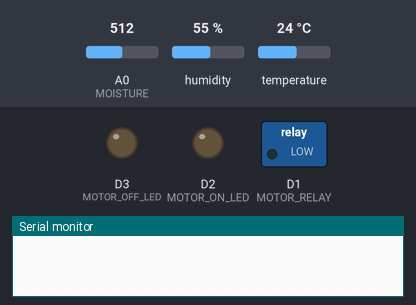
Recording of a sketch running on a simulated ESP8266 (NodeMCU). Shown: switched loads named in the sketch (green lamp = pin HIGH), output pins drawn as LEDs (lit = HIGH), the last lines printed to the serial monitor. Inputs (shaded band) come from the test bench; at power-on: A0 (MOISTURE) = 512, humidity 55 %, temperature 24 °C. WiFi joins after 1.5 s; servers stay silent unless stated.

Above: at 0.0 s.
At 27.0 s:
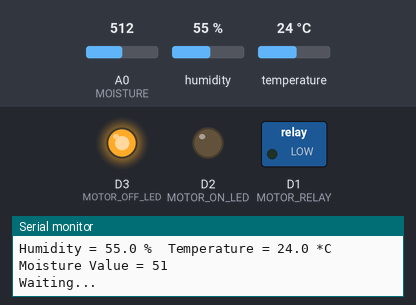
Timing chart, 0 to 28.5 s (numbered marks = the images above):
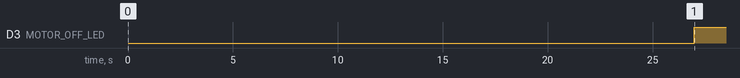

The sketch:

Moisture_with_wifi.ino
```cpp
/*
 * Created on : 06/12/2017  11:00 AM
 * Author     : MVS Sriharsha
 * Info       : Smart Irrigation using NodeMCU
 */

#include <ESP8266WiFi.h>
#include <dht.h>

#define   DHT11_PIN       D0  // Initilizing digital pin D0 on NodeMCU to DHT11
#define   MOISTURE        A0  // Initilizing analog pin A0 on NodeMCU to Moisture sensor
#define   MOTOR_RELAY     D1  // Initilizing digtal pin D1 on NodeMCU to Realy
#define   MOTOR_ON_LED    D2  // Initilizing digtal pin D2 on NodeMCU to LED_1
#define   MOTOR_OFF_LED   D3  // Initilizing digtal pin D3 on NodeMCU to LED_2

void CHECK_DHT11_HEALTH(int);
void DHT11_DISPLAY(void);
int READ_MOISTURE_VALUE(void);
void PRINT_MOISTURE_VALUE(int);
void DATA_TO_CLOUD(void);
void CONNECT_TO_WIFI(void);

float MoistureValue = 0;

const char* ssid = "your_ssid";
const char* password = "password";

String API_KEY = "your_api_key";
const char* SERVER = "api.thingspeak.com";

dht DHT;
WiFiClient client;

void setup(){

  Serial.begin(115200);   // Set Baudrate to 115200
  pinMode(MOTOR_RELAY,OUTPUT);  // Set MOTOR_RELAY pin to Output
  pinMode(MOTOR_ON_LED,OUTPUT);  // Set MOTOR_ON_LED pin to Output
  pinMode(MOTOR_OFF_LED,OUTPUT);  // Set MOTOR_OFF_LED pin to Output
  CONNECT_TO_WIFI();                   // Connecting to WiFi

  delay(3000);

}/* void SETUP ends here */

void loop(){

  int check = DHT.read11(DHT11_PIN);    // Reading DHT PIN
  int MOISTURE_VALUE = 0;

  CHECK_DHT11_HEALTH(check);    // Passing DHT "check" value to CHECK_DHT_11 funciton for checking health of the sensor
  DHT11_DISPLAY();    // Displaying DHT Values on Serial Moinitor
  MOISTURE_VALUE = READ_MOISTURE_VALUE();    // Reading and Printing the the
  PRINT_MOISTURE_VALUE(MOISTURE_VALUE);   // Printing the Moisture Values
  DATA_TO_CLOUD();

  if(MOISTURE_VALUE >= 75){
    delay(1000);
    digitalWrite(MOTOR_RELAY,HIGH); // Turning the "MOTOR_RELAY" ON
    delay(1000);
    digitalWrite(MOTOR_ON_LED,HIGH);  // Turning "Motor_ON_LED" ON
    delay(250);
    digitalWrite(MOTOR_OFF_LED,LOW);  // Turning "Motor_OFF_LED" OFF
    delay(250);
  }else{
    delay(1000);
    digitalWrite(MOTOR_RELAY,LOW);  // Turning the "MOTOR_RELAY" ON
    delay(1000);
    digitalWrite(MOTOR_ON_LED,LOW);   // Turning "Motor_OFF_LED" ON
    delay(250);
    digitalWrite(MOTOR_OFF_LED,HIGH);     // Turning "Motor_ON_LED" OFF
    delay(250);
  }

  delay(2000);
}/* void LOOP ends here */

/*-------------------------------------------------------------------------------------------------------------------------------*/

void CHECK_DHT11_HEALTH(int CHECK){
  /* Checking the Health of DHT11 */

  Serial.print("DHT11 Health : ");
  switch(CHECK)
  {
    case DHTLIB_OK:
    Serial.println("DHT11 OK");
    break;
    case DHTLIB_ERROR_CHECKSUM:
    Serial.println("Checksum error");
    break;
    case DHTLIB_ERROR_TIMEOUT:
    Serial.println("Time out error");
    break;
    default:
    Serial.println("Unknown error");
    break;
  }
}

void DHT11_DISPLAY(void){
 /*  Displaying the DHT sensor Values on the Serial Moniotr */

  Serial.print("Humidity = ");
  Serial.print(DHT.humidity,1);  // Printing Humidity sensor Values.
  Serial.print(" %\t");
  Serial.print("Temperature = ");
  Serial.print(DHT.temperature,1); // Printing Temperature sensor Values.
  Serial.print(" *C");

}
/*-------------------------------------------------------------------------------------------------------------------------------*/
int READ_MOISTURE_VALUE(void){
   /* Reading the Moisture Value */

   MoistureValue= analogRead(MOISTURE); // Reading the Moisture sensor value
   MoistureValue = MoistureValue/10;

   return MoistureValue;
}

void PRINT_MOISTURE_VALUE(int Moisture_Value){
  /*  Displaying the Mositure sensor Values on the Serial Moniotr */

  Serial.println();
  Serial.print("Moisture Value = ");  // Printing Mositure sensor Values.
  Serial.println(Moisture_Value);
}

void CONNECT_TO_WIFI(void){

  Serial.begin(115200);
  delay(10);

  Serial.print("Connecting to ");
  Serial.println(ssid);
  WiFi.begin(ssid, password);

  while (WiFi.status() != WL_CONNECTED) {
    delay(250);
    Serial.print(".");
  }

  Serial.println("");
  Serial.println("WiFi connected");

  Serial.println(WiFi.localIP());

  delay(10000);
  Serial.println("Server Ready");
}

void DATA_TO_CLOUD(void) {

  float HUMIDITY = DHT.humidity;
  float TEMPERATURE = DHT.temperature;

  if (isnan(TEMPERATURE) || isnan(HUMIDITY)) {
    Serial.println("Failed to read from DHT sensor!");
    return;
  }

  if (client.connect(SERVER,80)){   //   "184.106.153.149" or api.thingspeak.com
    String postStr = API_KEY;
    postStr +="&field1=";
    postStr += String(TEMPERATURE);
    postStr +="&field2=";
    postStr += String(HUMIDITY);
    postStr +="&field3=";
    postStr += String(MoistureValue);
    postStr += "\r\n\r\n";

    client.print("POST /update HTTP/1.1\n");
    client.print("Host: api.thingspeak.com\n");
    client.print("Connection: close\n");
    client.print("X-THINGSPEAKAPIKEY: "+API_KEY+"\n");
    client.print("Content-Type: application/x-www-form-urlencoded\n");
    client.print("Content-Length: ");
    client.print(postStr.length());
    client.print("\n\n");
    client.print(postStr);
  }
  client.stop();
  Serial.println("Waiting...");
  Serial.println();
  delay(10000);  // Thingspeak needs delay of minimum 15 seconds

}
```

Measured:
- by itself, D3 (MOTOR_OFF_LED): LOW → HIGH at 27.0 s
